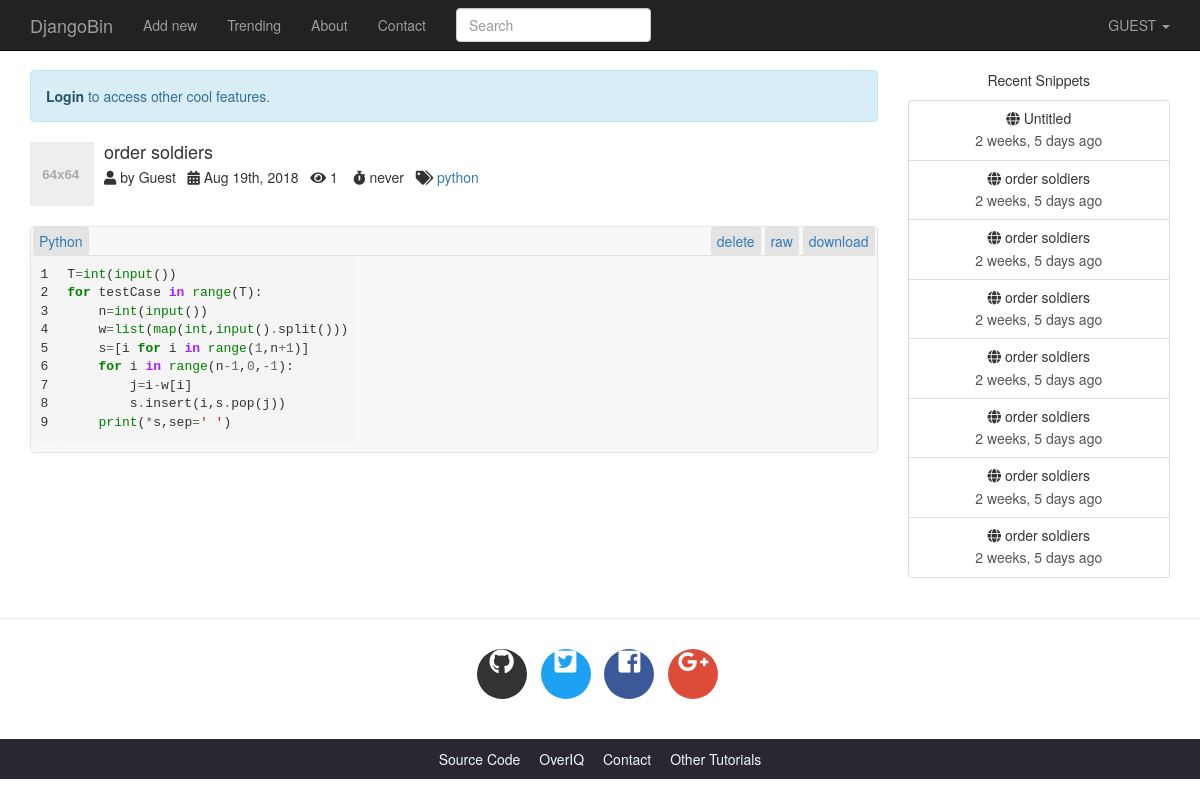
The app's page /1534688228.7424278/ with its own data.
### djangobin/models.py (models this page shows, shortened)
class Snippet(models.Model):
    title=models.CharField(max_length=100, blank=True)
    original_code=models.TextField()
    highlighted_code=models.TextField(help_text='Contains syntax highlighted code - Read only')
    expiration=models.CharField(max_length=10, choices=Pref.expiration_choices)
    exposure=models.CharField(max_length=10, choices=Pref.exposure_choices)
    hits=models.IntegerField(default=0, help_text='Read only field. Will be updated after every visit to snippet.')
    slug=models.SlugField(help_text='Read only field. Will be filled automatically.')
    created_on=models.DateTimeField(auto_now_add=True)
    language=models.ForeignKey(Language, on_delete=models.CASCADE)
    user=models.ForeignKey(User, on_delete=models.CASCADE)
    tags=models.ManyToManyField('Tag', blank=True)
    def highlight(self):
        formatter=HtmlFormatter(linenos=True)
        return highlight(self.original_code, self.language.get_lexer(), formatter)
    def get_absolute_url(self):
        return reverse('djangobin:snippet_detail', args=[self.slug])
    def save(self, *args, **kwargs):
        if not self.slug:
            self.slug=str(time.time()).replace(",","")
        self.highlighted_code=self.highlight()
        if not self.title:
            self.title="Untitled"
        super(Snippet, self).save(*args, **kwargs)
    class Meta:
        ordering=['-created_on']

class Tag(models.Model):
    name=models.CharField(max_length=200, unique=True)
    slug=models.CharField(max_length=200, unique=True)
    def __str__(self):
        return self.name
    def get_absolute_url(self):
        return reverse('djangobin:tag_list', args=[self.slug])
    class Meta:
        ordering=['name']

class Language(models.Model):
    name=models.CharField(max_length=100)
    lang_code=models.CharField(max_length=100, unique=True, verbose_name="Language Code")
    slug=models.SlugField(max_length=100, unique=True)
    mime=models.CharField(max_length=100, help_text='MIME to use when sending snippet')
    file_extension=models.CharField(max_length=10)
    created_on=models.DateTimeField(auto_now_add=True)
    updated_on=models.DateTimeField(auto_now=True)
    def get_lexer(self):
        return lexers.get_lexer_by_name(self.lang_code)
    def __str__(self):
        return self.name
    class Meta:
        ordering=['name']

### djangobin/views.py (the view)
# urls.py: url('^(?P<snippet_slug>[\d.]+)/$', views.snippet_detail, name='snippet_detail'),
def snippet_detail(request, snippet_slug):
    snippet = get_object_or_404(Snippet, slug=snippet_slug)
    snippet.hits += 1
    snippet.save()
    return render(request, 'djangobin/snippet_detail.html', {'snippet': snippet})

### djangobin/context_processors.py (called while the page is built)
def recent_snippets(request):
    return dict(recent_snippets=Snippet.objects.filter(exposure='public').order_by('-id')[:8])

### djangobin/templates/djangobin/snippet_detail.html (shortened to what this page needs)
{% extends 'djangobin/base.html' %}
{% load static %}
{% block main %}
    <div class="media post-meta">
        <div class="media-left">
            <a href="#">
                <img alt="64x64" class="media-object" data-src="holder.js/64x64" data-holder-rendered="true" style="width: 64px; height: 64px;">
            </a>
        </div>
        <div class="media-body">
            <h4 class="media-heading">{{ snippet.title|default:"Untitled" }}</h4>
            <p>
                <i class="fas fa-user" data-toggle="tooltip" title="" data-original-title="Paste creator"></i> by
                {{ snippet.user.username|capfirst }} &nbsp;
                <i class="fas fa-calendar-alt" data-toggle="tooltip" title="" data-original-title="Creation Date" ></i>
                <time title="{{ snippet.created_on }}">{{ snippet.created_on|date:"M jS,  Y" }}</time> &nbsp;</span>
                <i class="fas fa-eye"  data-toggle="tooltip" title="" data-original-title="Visits to this paste" ></i>
                {{ snippet.hits }} &nbsp;&nbsp;
                <i class="fas fa-stopwatch" data-toggle="tooltip" title="" data-original-title="Expiration time"></i>
                {{ snippet.expiration }}  &nbsp;
                {% if snippet.tags.all %}
                    <i class="fas fa-tags" data-toggle="tooltip" title="" data-original-title="Tags"></i>
                    {% for tag in snippet.tags.all %}
                        <a href="{{ tag.get_absolute_url }}">{{ tag }}</a>{% if not forloop.last %},{% endif %}
                    {% endfor %}
                {% endif %}
            </p>
        </div>
    </div>
    <div class="codeblock">
        <div class="toolbar clearfix">
            <span class="at-left"><a href="{% url 'djangobin:trending_snippets' snippet.language.slug %}">{{ snippet.language }}</a></span>
            <span class="at-right">
                <a onclick="return confirm('Sure you want to delete this paste? ')" href="">delete</a>
                <a href="{% url 'djangobin:raw_snippet' snippet.slug %}">raw</a>
                <a href="{% url 'djangobin:download_snippet' snippet.slug %}">download</a>
            </span>
        </div>
        <div class="code-wrapper">{{ snippet.highlighted_code|safe }}</div>
    </div>
{% endblock %}

### djangobin/templates/djangobin/base.html (shortened to what this page needs)
<html lang="en">
<head>
    {% load static %}
    {% load humanize %}
    <link rel="stylesheet" href="{% static 'djangobin/css/bootstrap.min.css' %}" >
    <link rel="stylesheet" href="{% static 'djangobin/css/bootstrap-select.min.css' %}" >
    <link href="https://use.fontawesome.com/releases/v5.0.7/css/all.css" rel="stylesheet">
    <link rel="stylesheet" href="{% static 'djangobin/css/main.css' %}">
    <link rel="stylesheet" href="{% static 'djangobin/css/default.css' %}">
</head>
<body>
<nav class="navbar navbar-default navbar-inverse navbar-fixed-top">
    <div class="container">
        <div class="navbar-header">
            <a class="navbar-brand" href="{% url 'djangobin:index' %}">DjangoBin</a>
        </div>
        <div class="collapse navbar-collapse" id="bs-example-navbar-collapse-1">
            <ul class="nav navbar-nav">
                <li {% if request.path == '/' %}class='active'{% endif %} >
                    <a href="{% url 'djangobin:index' %}">Add new</a>
                </li>
                <li {% if request.path == '/trending/' %}class='active'{% endif %}>
                    <a href="{% url 'djangobin:trending_snippets' %}">Trending<span class="sr-only">(current)</span></a>
                </li>
                <li {% if request.path == '/about/' %}class='active'{% endif %}>
                    <a href="">About</a>
                </li>
                <li {% if request.path == '/contact/' %}class='active'{% endif %}>
                    <a href="{% url 'djangobin:contact' %}">Contact</a>
                </li>
            </ul>
            <form action="" class="navbar-form navbar-left" method="get">
                <div class="form-group">
                    <input type="text" name="query" class="form-control" placeholder="Search" value="">
                </div>
            </form>
            <ul class="nav navbar-nav navbar-right">
                <li class="dropdown">
                    <a href="#" class="dropdown-toggle" data-toggle="dropdown" role="button"
                       aria-haspopup="true" aria-expanded="false">
                        {% if request.user.is_authenticated %}
                            {{ request.user.username|upper }}
                        {% else %}
                            GUEST
                        {% endif %}
                        <span class="caret"></span>
                    </a>
                </li>
            </ul>
        </div>
    </div>
</nav>
<div class="container">
    <div class="row">
        <div class="col-lg-9 col-md-9">
            {% if not request.user.is_authenticated and not request.path == '/login/'  %}
                <p class="alert alert-info">
                    <a href="{% url 'djangobin:login' %}?next={{ request.path }}" class="alert-link">Login</a> to access other cool features.
                </p>
            {% endif %}
            {% block main %}{% endblock %}
        </div>
        <div class="col-lg-3 col-md-3 text-center hidden-sm hidden-xs">
            <p>Recent Snippets</p>
            <div class="list-group">
                {% for recent_snippet in recent_snippets %}
                <a href="{{ recent_snippet.get_absolute_url }}" class="list-group-item">
                    <h5 class="list-group-item-heading"><span class="fas fa-globe">
                    </span> {{ recent_snippet.title }}</h5>
                    <p class="list-group-item-text">{{ recent_snippet.created_on|naturaltime }}</p>
                </a>
                {% endfor %}
            </div>
        </div>
    </div>
</div>
<hr>
<footer>
    <div class="social-icons">
        <div class="container text-center">
            <ul class="list-inline">
                <li class="list-inline-item social-github">
                    <a href="https://github.com/">
                        <i class="fab fa-github"></i>
                    </a>
                </li>
                <li class="list-inline-item social-twitter">
                    <a href="https://twitter.com/">
                        <i class="fab fa-twitter-square"></i>
                    </a>
                </li>
                <li class="list-inline-item social-facebook">
                    <a href="https://www.facebook.com/">
                        <i class="fab fa-facebook-square"></i>
                    </a>
                </li>
                <li class="list-inline-item social-google-plus">
                    <a href="https://plus.google.com/">
                        <i class="fab fa-google-plus-g"></i>
                    </a>
                </li>
            </ul>
        </div>
    </div>
    <div class="main-footer">
        <div class="container text-center">
            <ul>
                <li><a href="#">Source Code</a></li>
                <li><a href="#">OverIQ</a></li>
                <li><a href="#">Contact</a></li>
                <li><a href="#">Other Tutorials</a></li>
            </ul>
        </div>
    </div>
</footer>
</body>
</html>

### djangobin/static/djangobin/css/main.css (style rules this page uses)
body { padding-top: 70px; }
.social-icons { margin: 30px 0; }
footer .social-icons ul.list-inline li a { display: block; width: 50px; height: 50px; color: #fff; border-radius: 100%; font-size: 25px; line-height: 50px; }
footer .social-icons ul.list-inline li.social-github a { background-color: #333; transition: all .2s ease-in-out; }
footer .social-icons ul.list-inline li.social-twitter a { background-color: #1da1f2; transition: all .2s ease-in-out; }
footer .social-icons ul.list-inline li.social-facebook a { background-color: #3b5998; transition: all .2s ease-in-out; }
footer .social-icons ul.list-inline li.social-google-plus a { background-color: #dd4b39; transition: all .2s ease-in-out; }
.main-footer { background-color: #2a2730; }
.main-footer ul { margin-top: 10px; padding-left: 0; }
.main-footer li { display: inline; }
.main-footer li a { color: aliceblue; }
.main-footer li+ li { margin-left: 15px; }
.codeblock { margin-bottom: 20px; border: 1px solid #e3e3e3; border-radius: 4px; background-color: #f8f8f8; }
.codeblock pre { border: none; }
.codeblock .code-wrapper { overflow-x: auto; }
.post-meta { margin-bottom: 20px; }
.toolbar { padding: 4px 2px; border-bottom: 1px solid #e3e3e3; }
.toolbar span.at-right { float: right; }
.toolbar a { padding: 4px 6px; background-color: #e3e3e3; border-radius: 2px; }

### djangobin/static/djangobin/css/default.css (style rules this page uses)
.highlight { background: #f8f8f8; }
.highlight .k { color: #008000; font-weight: bold }
.highlight .o { color: #666666 }
.highlight .nb { color: #008000 }
.highlight .ow { color: #AA22FF; font-weight: bold }
.highlight .mi { color: #666666 }
.highlight .s1 { color: #BA2121 }

### records on screen
Snippet: title "order soldiers", user.username "Guest", created_on "Aug 19th, 2018", hits "1", expiration "never", language "Python", highlighted_code "1 2 3 4 5 6 7 8 9 T = int ( input ()) for testCase in range ( T ): n = int ( input ()) w = list ( map ( int , input () . split ())) s = [ i for i in range ( 1 , n + 1 )] for i in range ( n - 1 , 0 , - 1 ): j = i - w [ i ] s . insert ( i , s . pop ( j )) print ( * s , sep = ' ' )"
Tag: name "python"
Snippet: title "Untitled", created_on "2 weeks, 5 days ago"
Snippet: title "order soldiers", created_on "2 weeks, 5 days ago"
Snippet: title "order soldiers", created_on "2 weeks, 5 days ago"
Snippet: title "order soldiers", created_on "2 weeks, 5 days ago"
Snippet: title "order soldiers", created_on "2 weeks, 5 days ago"
Snippet: title "order soldiers", created_on "2 weeks, 5 days ago"
Snippet: title "order soldiers", created_on "2 weeks, 5 days ago"
Snippet: title "order soldiers", created_on "2 weeks, 5 days ago"
